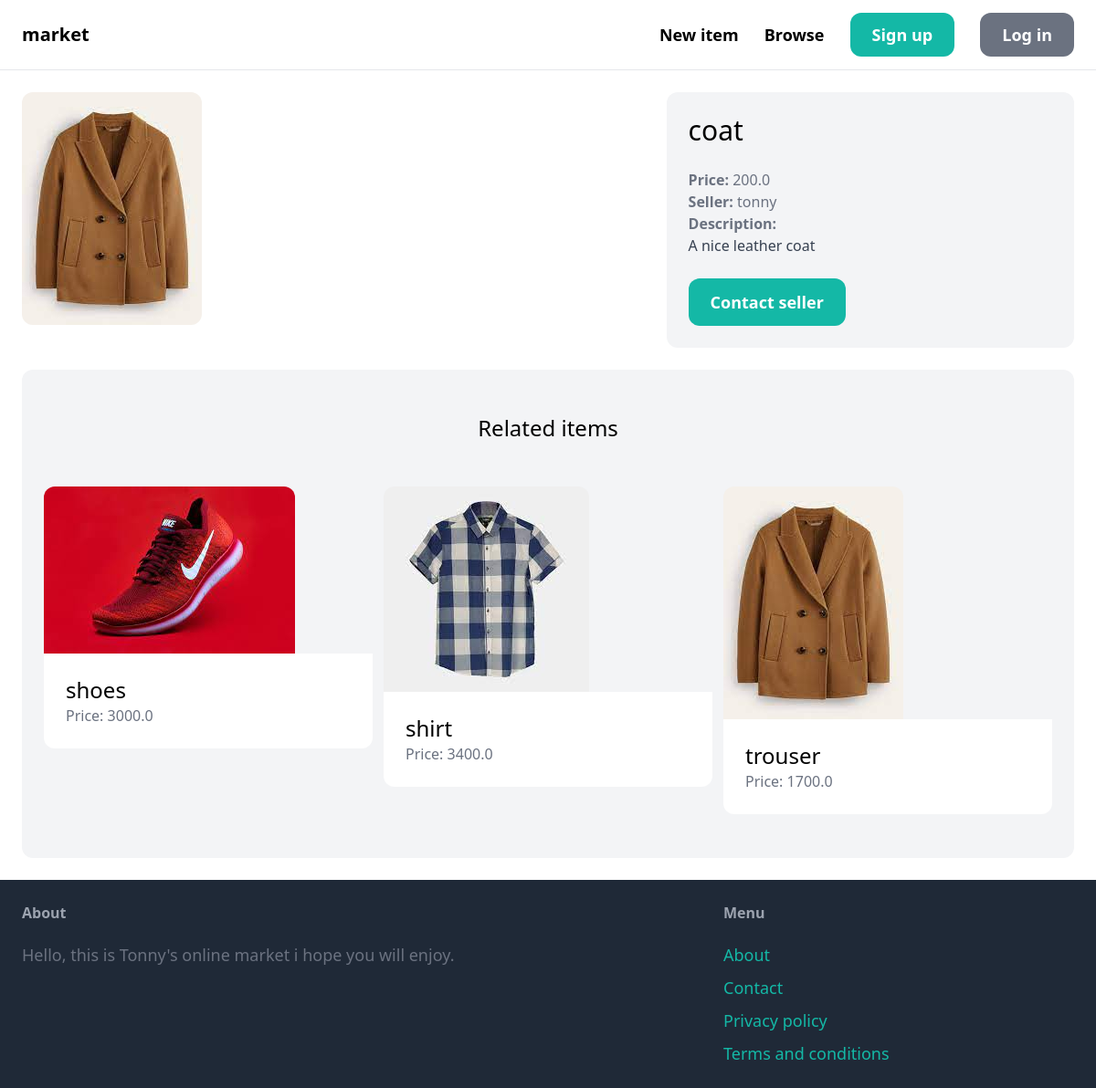
/items/2/, run on an earlier commit of the app's database.
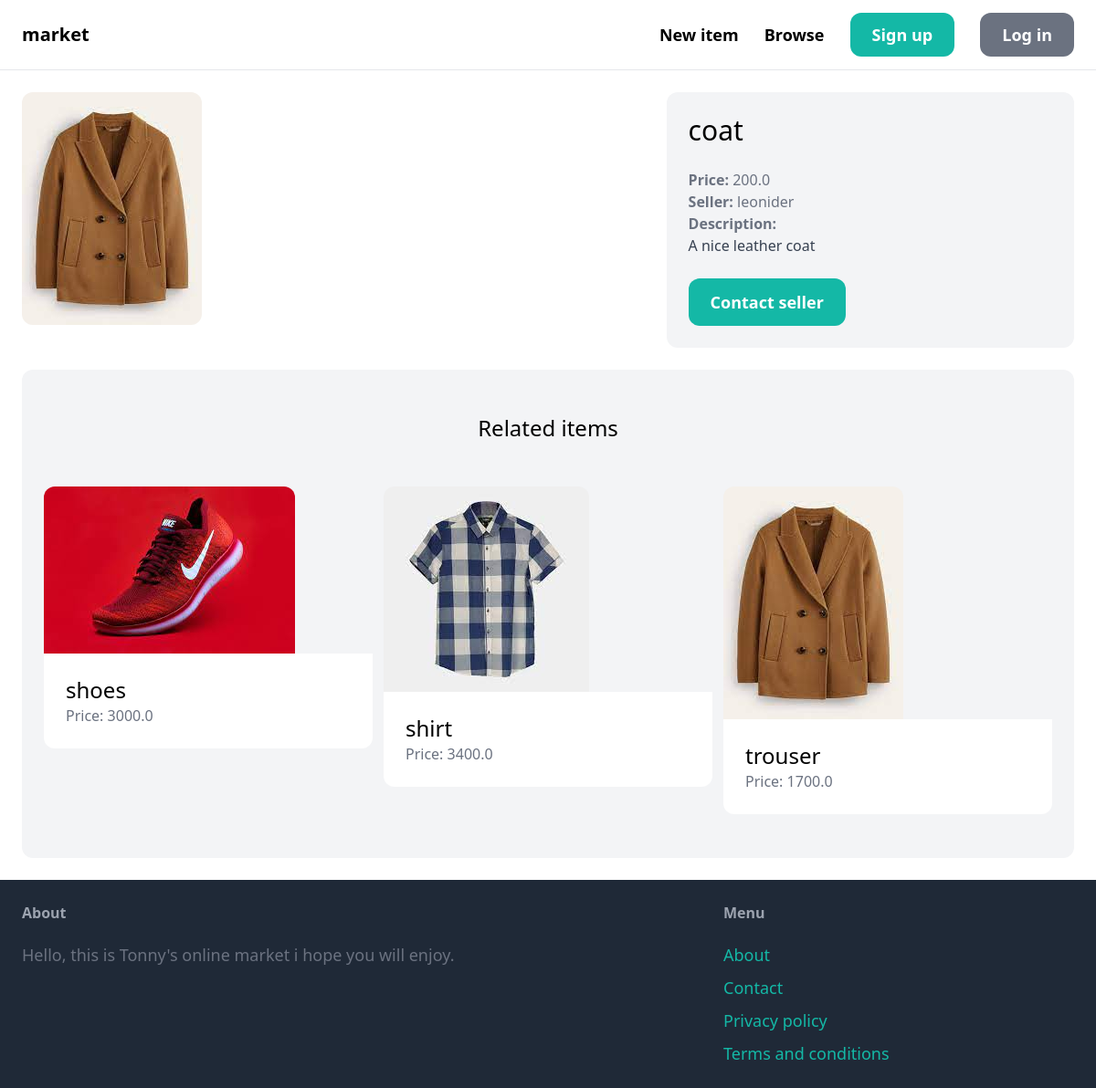
And on a later commit of the database.
### item/models.py (models this page shows, shortened)
class Item(models.Model):
    category = models.ForeignKey(Category, related_name='items', on_delete=models.CASCADE)
    name = models.CharField(max_length=255)
    description = models.TextField(blank=True, null=True)
    price = models.FloatField()
    image = models.ImageField(upload_to='items_images', blank=True, null=True)
    is_sold = models.BooleanField(default=False)
    created_by = models.ForeignKey(User, related_name='items', on_delete=models.CASCADE)
    created_at = models.DateTimeField(auto_now_add=True)

### item/views.py (the view)
# urls.py: path('<int:pk>/', views.detail, name='detail'),
def detail(request, pk):
    item = get_object_or_404(Item, pk=pk)
    related_items = Item.objects.filter(category=item.category, is_sold=False).exclude(pk=pk)[0:3]
    return render(request, 'item/detail.html', {
        'item': item,
        'related_items': related_items
    })

### item/templates/item/detail.html (shortened to what this page needs)
{% extends 'core/base.html' %}
{% block content %}
<div class="grid grid-cols-5 gap-6">
    <div class="col-span-3">
        <img src="{{ item.image.url }}" class="rounded-xl">
    </div>
    <div class="col-span-2 p-6 bg-gray-100 rounded-xl">
        <h1 class="mb-6 text-3xl">{{ item.name }}</h1>
        <p class="text-gray-500"><strong>Price: </strong>{{ item.price }}</p>
        <p class="text-gray-500"><strong>Seller: </strong>{{ item.created_by.username }}</p>
        {% if item.description %}
        <p class="text-gray-700">
            <strong class="text-gray-500">Description:</strong><br>
            {{ item.description }}
        </p>
        {% endif %}
        {% if request.user == item.created_by %}
            <div class="mt-6 p-6 bg-white rounded-xl">
                <p>This is your item!</p>
                <a href="{% url 'item:edit' item.id %}" class="inline-block mt-6 px-6 py-3 text-lg font-semibold bg-teal-500 text-white rounded-xl">Edit</a>
                <a href="{% url 'item:delete' item.id %}" class="inline-block mt-6 px-6 py-3 text-lg font-semibold bg-red-500 text-white rounded-xl">Delete</a>
            </div>
        {% else %}
            <a href="{% url 'conversation:new' item.id %}" class="inline-block mt-6 px-6 py-3 text-lg font-semibold bg-teal-500 text-white rounded-xl hover:bg-teal-700">Contact seller</a>
        {% endif %}
    </div>
</div>
<div class="mt-6 px-6 py-12 bg-gray-100 rounded-xl">
    <h2 class="mb-12 text-2xl text-center">Related items</h2>
    <div class="grid grid-cols-3 gap-3">
          {% for item in related_items %}
             <div>
                <a href="{% url 'item:detail' item.id %}">
                   <div>
                      <img src="{{ item.image.url }}" class="rounded-t-xl">
                   </div>
                   <div class="p-6 bg-white rounded-b-xl">
                         <h2 class="text-2xl">{{ item.name }}</h2>
                         <p class="text-gray-500">Price: {{ item.price }}</p>
                   </div>
                </a>
             </div>
          {% endfor %}
    </div>
</div>
{% endblock %}

What changed in the data, as far as the page shows it:
changed Item "coat": created_by.username "tonny" → "leonider"
